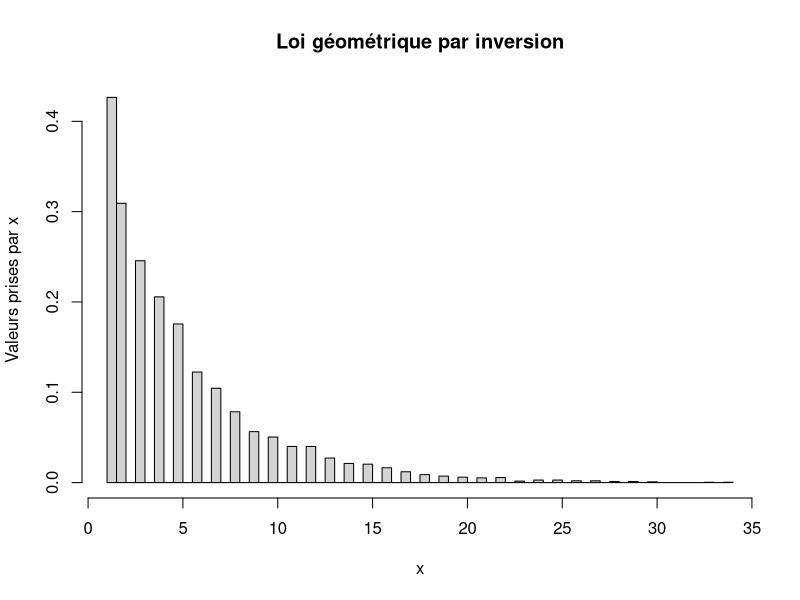

Write the R code that produced this figure.
# Loi Géométrique X~G(lambda)
geometriqueInversion <- function(n, lambda){
  i = 0
  geom = array()
  while (i < n) {
    u = runif(1)
    # Fonction inverse de la fonction de répartition d'une loi géométrique 
    geom[i] = floor(log(1-u)/log(1-lambda))+1
    i = i+1
  }
  hist(geom, breaks=50, probability = TRUE, main="Loi géométrique par inversion", xlab="x", ylab="Valeurs prises par x", freq=F)
}

n = 5000
lambda = 0.2
geometriqueInversion(n, lambda)